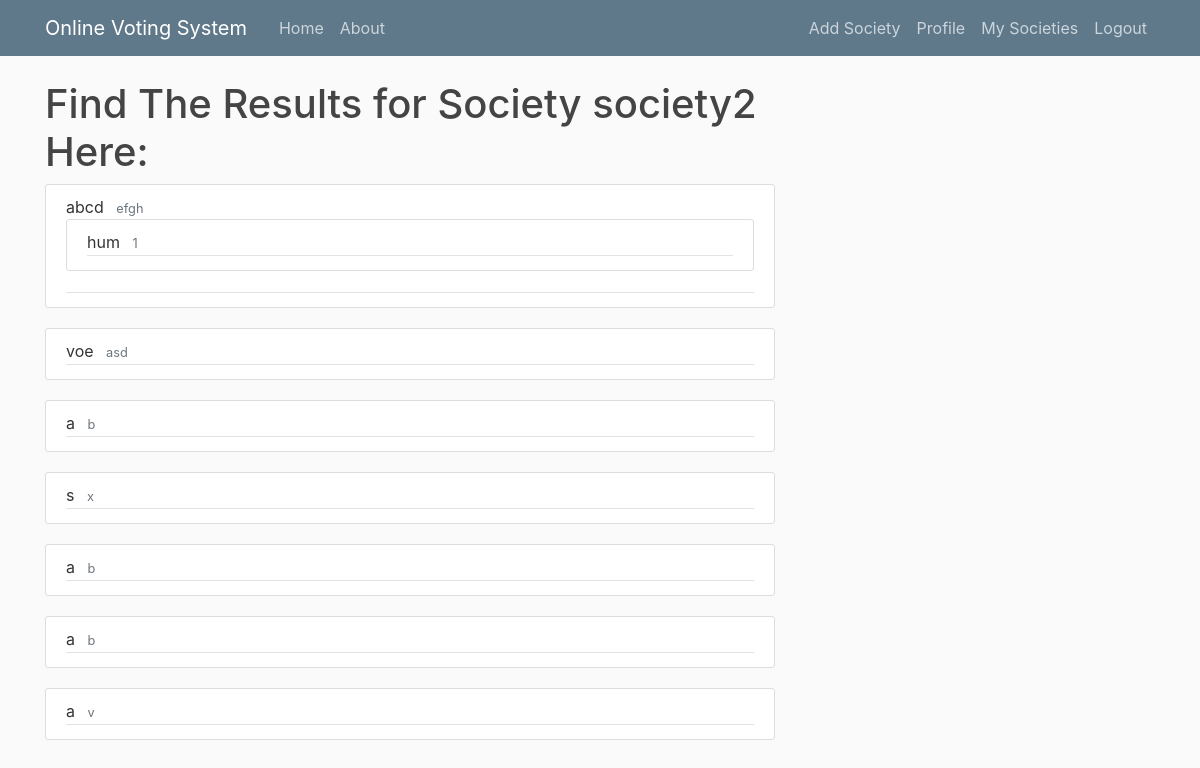
The page /profile/society/2/results/ (signed in) on the database its author committed.
### blog/models.py (models this page shows, shortened)
class Society(models.Model):
    Name = models.CharField(max_length = 100)
    Discription = models.TextField()
    Admin = models.ForeignKey(User, on_delete = models.CASCADE)
    Pending_List = models.ManyToManyField(User, related_name = 'pending_list')
    Participation_on = models.BooleanField()
    Voting_on = models.BooleanField()
    Voting_process_on = models.BooleanField()

### users/models.py (models this page shows, shortened)
class Elections(models.Model):
    Name = models.CharField(max_length = 100)
    Discription = models.TextField()
    society = models.ForeignKey(Society, on_delete = models.CASCADE)
    whoallvoted = models.ManyToManyField(User, related_name = 'Check_vote_once')

### elections/models.py (models this page shows, shortened)
class Participant(models.Model):
	Name = models.CharField(max_length = 100)
	Manifesto = models.TextField()
	user = models.ForeignKey(User, on_delete = models.CASCADE)
	elections = models.ForeignKey(Elections, on_delete = models.CASCADE)
	votes = models.IntegerField()

### users/views.py (the view)
# urls.py: path('society/<int:id>/results/' , users_views.ResultsView ,name = 'society-results'),
@login_required
def ResultsView(request, id):
    if bool(request.user.member.socities.filter(id = id)) or bool(request.user.society_set.filter(id = id)):
        return render(request, 'users/society_results.html',{'society':Society.objects.get(id = id)})
    messages.error(request, f'You Need to be a member View the results')
    return redirect('My Societies')

### users/templates/users/society_results.html (shortened to what this page needs)
{%extends "blog/base.html" %}
{%block content%}
  <h1>
    Find The Results for Society {{society.Name}} Here:
  </h1>
    {% for elections in society.elections_set.all reversed %}
    <article class="media content-section">
    <div class="media-body">
      <div class="article-metadata">
        <a class="mr-2">{{ elections.Name }}</a>
        <small class="text-muted">{{ elections.Discription }}</small>
        {%for participant in elections.participant_set.all %}
        <article class="media content-section">
        <div class="media-body">
        <div class="article-metadata">
        <a class="mr-2">{{ participant.Name }}</a>
        <small class="text-muted">{{ participant.votes }}</small>
        </div>
        </div>
    </article>
    {%endfor%}
    </article>
  {% endfor %}
{%endblock content%}

### blog/static/blog/main.css (style rules this page uses)
body { background: #fafafa; color: #333333; margin-top: 5rem; }
h1, h2, h3, h4, h5, h6 { color: #444444; }
.content-section { background: #ffffff; padding: 10px 20px; border: 1px solid #dddddd; border-radius: 3px; margin-bottom: 20px; }
.article-metadata { padding-bottom: 1px; margin-bottom: 4px; border-bottom: 1px solid #e3e3e3 }

### rows shown on the page
Society: Name "society2"
Elections: Name "abcd", Discription "efgh"
Participant: Name "hum", votes "1"
Elections: Name "voe", Discription "asd"
Elections: Name "a", Discription "b"
Elections: Name "s", Discription "x"
Elections: Name "a", Discription "b"
Elections: Name "a", Discription "b"
Elections: Name "a", Discription "v"
